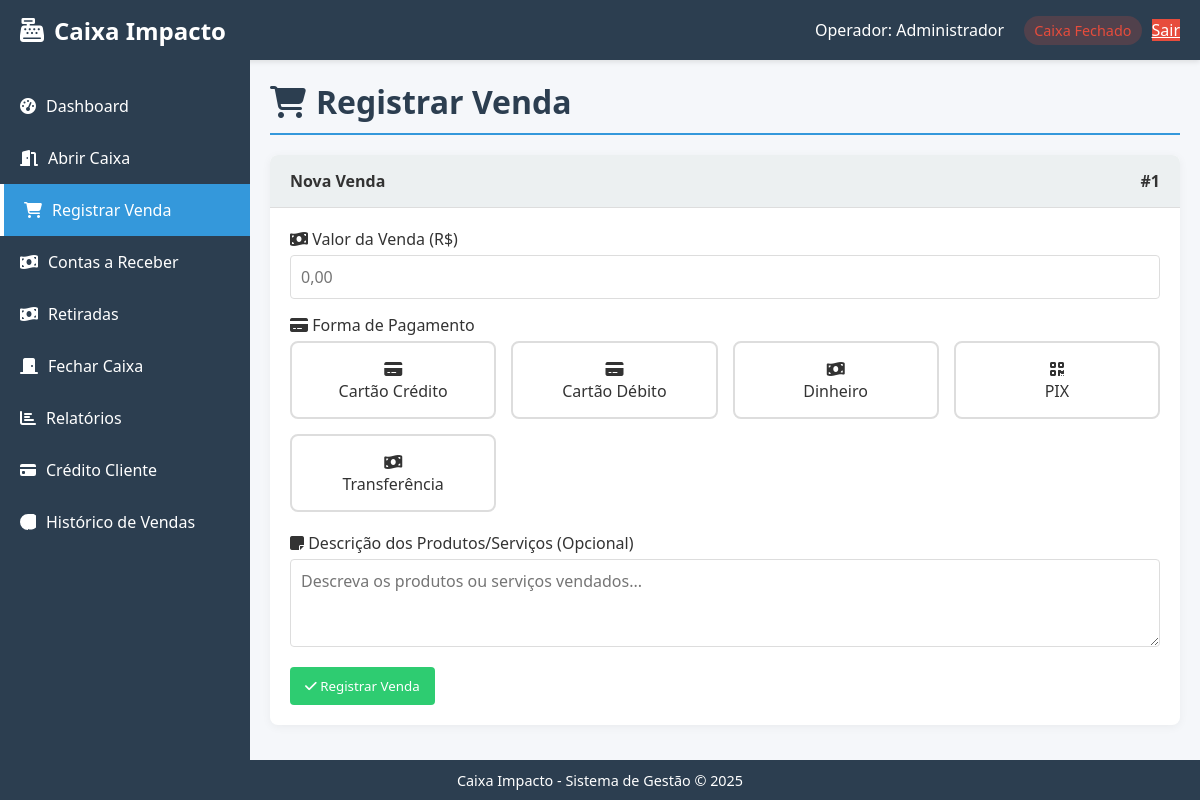
Before: /modules/registrar_venda.php (signed in) with the older database file.
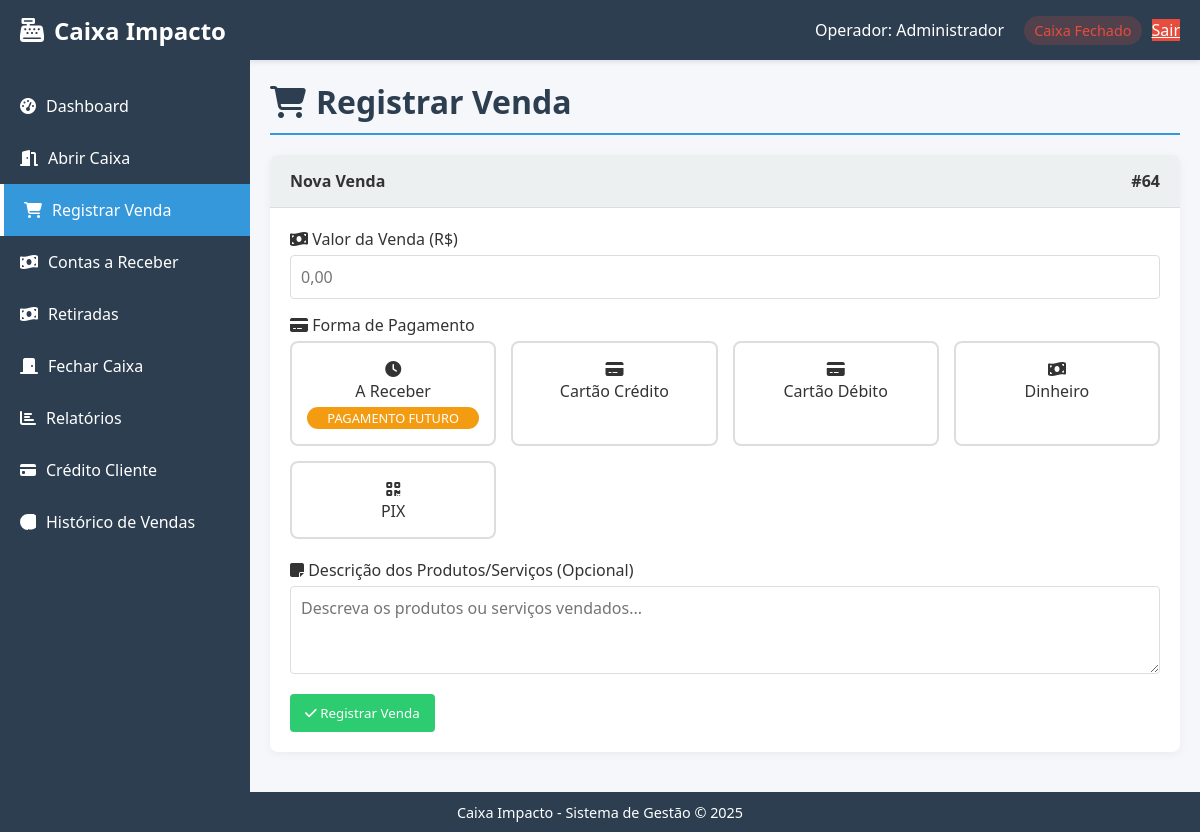
After: the same page with the newer database file.
### tables this page shows
CREATE TABLE `formas_pagamento` (
  `id` int(11) NOT NULL,
  `nome` varchar(50) NOT NULL,
  `descricao` varchar(255) DEFAULT NULL,
  `ativo` tinyint(1) DEFAULT 1
);

### includes/functions.php (called while the page is built, shortened)
<?php
function verificarStatusCaixa($connection)
{
    try {
        $query = "SELECT status FROM caixa
                  ORDER BY id DESC LIMIT 1";
        $stmt = $connection->prepare($query);
        $stmt->execute();
        $result = $stmt->fetch(PDO::FETCH_ASSOC);
        return $result && $result['status'] == 'aberto';
    } catch (PDOException $e) {
        return false;
    }
}
function obterFormasPagamento($connection)
{
    try {
        $query = "SELECT * FROM formas_pagamento WHERE ativo = 1 ORDER BY nome";
        $stmt = $connection->prepare($query);
        $stmt->execute();
        return $stmt->fetchAll(PDO::FETCH_ASSOC);
    } catch (PDOException $e) {
        error_log("Erro ao obter formas de pagamento: " . $e->getMessage());
        return [];
    }
}
function obterProximoNumeroVenda($connection)
{
    try {
        $query = "SELECT MAX(id) as ultimo_id FROM vendas";
        $stmt = $connection->prepare($query);
        $stmt->execute();
        $result = $stmt->fetch(PDO::FETCH_ASSOC);
        return ($result['ultimo_id'] ?? 0) + 1;
    } catch (PDOException $e) {
        error_log("Erro ao obter próximo número de venda: " . $e->getMessage());
        return 1;
    }
}

### modules/registrar_venda.php (the view, shortened to what the changed rows need)
<?php
require_once '../includes/functions.php';
$db = new Database();
$connection = $db->getConnection();
$caixa_aberto = verificarStatusCaixa($connection);
$formas_pagamento = obterFormasPagamento($connection);
$numero_venda = obterProximoNumeroVenda($connection);
?>
<!DOCTYPE html>
<html lang="pt-BR">
<head>
    <link rel="stylesheet" href="https://cdnjs.cloudflare.com/ajax/libs/font-awesome/6.4.0/css/all.min.css">
    <link rel="stylesheet" href="../css/style.css">
</head>
<body>
    <div class="container">
        <main>
            <h1 class="page-title">
                <i class="fas fa-shopping-cart"></i> Registrar Venda
            </h1>
            <?php if (!$caixa_aberto): ?>
                <div class="alert alert-warning">
                    <i class="fas fa-exclamation-triangle"></i>
                    O caixa está fechado. Você precisa <a href="abrir_caixa.php">abrir o caixa</a> antes de registrar vendas.
                </div>
            <?php else: ?>
                <div class="card">
                    <div class="card-header">
                        <span>Nova Venda</span>
                        <span>#<?= $numero_venda ?></span>
                    </div>
                    <div class="card-body">
                        <form method="POST" id="sale-form">
                            <div class="form-group">
                                <label for="valor_total">
                                    <i class="fas fa-money-bill-wave"></i> Valor da Venda (R$)
                                </label>
                                <input type="number" id="valor_total" name="valor_total" step="0.01" min="0.01"
                                    placeholder="0,00" required value="<?= isset($_POST['valor_total']) ? htmlspecialchars($_POST['valor_total']) : '' ?>">
                            </div>
                            <div class="form-group">
                                <label>
                                    <i class="fas fa-credit-card"></i> Forma de Pagamento
                                </label>
                                <div class="payment-methods">
                                    <?php foreach ($formas_pagamento as $forma): ?>
                                        <?php $isAReceber = ($forma['nome'] == 'A Receber'); ?>
                                        <div class="payment-option <?= $isAReceber ? 'a-receber' : '' ?>"
                                            data-method="<?= $forma['id'] ?>"
                                            data-name="<?= htmlspecialchars($forma['nome']) ?>"
                                            data-a-receber="<?= $isAReceber ? 'true' : 'false' ?>">
                                            <div class="payment-icon">
                                                <?php
                                                $icones = [
                                                    'Dinheiro' => 'fa-money-bill-wave',
                                                    'Cartão Débito' => 'fa-credit-card',
                                                    'Cartão Crédito' => 'fa-credit-card',
                                                    'PIX' => 'fa-qrcode',
                                                    'A Receber' => 'fa-clock'
                                                ];
                                                $icone = $icones[$forma['nome']] ?? 'fa-money-bill-wave';
                                                ?>
                                                <i class="fas <?= $icone ?>"></i>
                                            </div>
                                            <div class="payment-name"><?= htmlspecialchars($forma['nome']) ?></div>
                                            <?php if ($isAReceber): ?>
                                                <div style="background-color: var(--warning); color: white; padding: 2px 8px; border-radius: 12px; font-size: 0.8rem; margin-top: 5px;">
                                                    PAGAMENTO FUTURO
                                                </div>
                                            <?php endif; ?>
                                        </div>
                                    <?php endforeach; ?>
                                </div>
                            </div>
                            <div class="form-group">
                                <label for="descricao">
                                    <i class="fas fa-sticky-note"></i> Descrição dos Produtos/Serviços (Opcional)
                                </label>
                                <textarea id="descricao" name="descricao" rows="3"
                                    placeholder="Descreva os produtos ou serviços vendados..."><?= isset($_POST['descricao']) ? htmlspecialchars($_POST['descricao']) : '' ?></textarea>
                            </div>
                            <button type="submit" class="btn-success btn-block">
                                <i class="fas fa-check"></i> Registrar Venda
                            </button>
                        </form>
                    </div>
                </div>
            <?php endif; ?>
        </main>
    </div>
</body>
</html>

Changed rows visible on the page:
removed formas_pagamento: nome "Transferência"
added formas_pagamento: nome "A Receber", shows "PAGAMENTO FUTURO"
Other visible differences:
$numero_venda: "1" → "64"
